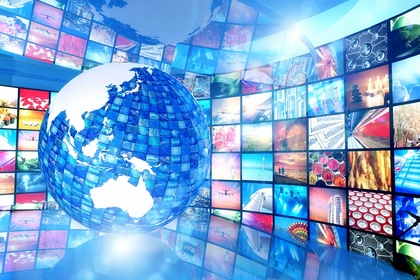
%> input picture matlab/images/background/PANA0701_a.jpg, 420 x 280 px, shrunk from 1200 x 800 before the run
$ octave chromakey_test.m   (GNU Octave 9; MATLAB toolbox functions it lacks are replaced by stand-ins)
%> lines starting %> are read from the running program, lines starting %| are printed output that depends on the picture; in (x1, y1, x2, y2) boxes, pixels count from 0 and x2, y2 are one past the last pixel; in counts of white or black regions, pixels touching at a corner belong together; the program's own positions count from 1
### matlab/fastboxfilter2d.m
%% Real-time chroma key filter
% Two-dimensional box filter.
%
%% Input data
% input - two-dimensional array,
% r - radius.
%% Output data
% output - two-dimensional array.
function [ output ] = fastboxfilter2d( input, r )
% params
h = size(input,1);
w = size(input,2);
output = zeros(h,w);
row = zeros(1,w);
col = zeros(1,h);

% applying to rows
for i=1:h
    for j=1:w
        row(1,j)=input(i,j);
    end
    output(i,:)=fastboxfilter(row, r);
end

% applying to columns
for i=1:w
    for j=1:h
        col(1,j)=output(j,i);
    end
    output(:,i)=fastboxfilter(col, r);
end
end

### matlab/fastboxfilter.m
%% Real-time chroma key filter
% One-dimensional box filter.
%
%% Input data
% input - one-dimensional array,
% r - radius.
%% Output data
% output - one-dimensional array.
function [ output ] = fastboxfilter( input, r )
% params
l = length(input);
output = zeros(1, l);
v = fix(r./2);
dl = l - v;

% box filter
s = sum(input(1,1:r));
output(1,1:v)=s./r;
for i=v+1:dl
    s=s-output(1,i-v)+input(1,i+v);
    output(1,i)=s./r;
end
for i=dl:l
    s=s-output(1,i-v)+input(1,i);
    output(1,i)=s./r;
end
end

### matlab/chromakey_test.m
%% Real-time chroma key filter
% Accurate real-time histogram based chroma key filter.
%
% The aim of this code example is to extract the green background, also
% called chroma key, and replace it with the background from a different
% image. In fact what we're doing is keying out a black and white mask
% from the green component of the foreground image and using it to mask
% any other background image.
%
%% Set params
close all;
clear all;
background = 'images/background/PANA0701_a.jpg';
foreground = 'images/foreground/PANA0701_b.jpg';
threshold1 = 150/255;   % object threshold
threshold2 = 200/255;   % shadow threshold
radius1 = 4;            % obejct blur radius
radius2 = 120;          % shadow blur radius
disp('Chromakeing')

%% Calculating matrices
bg = double(imread(background));
fg = double(imread(foreground));
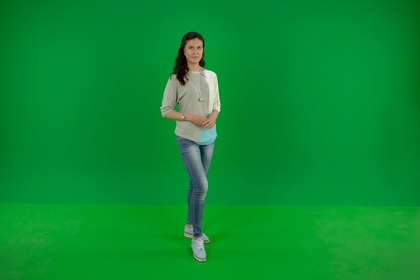
%> input picture matlab/images/foreground/PANA0701_b.jpg, 420 x 280 px, shrunk from 1200 x 800 before the run
fgR = fg(:,:,1); % red   channel
fgG = fg(:,:,2); % green channel
fgB = fg(:,:,3); % blue  channel

%% Grayscale model
% PAL/NTC fgY = 0.299 * fgR + 0.587 * fgG + 0.114 * fgB;
% AVG     fgY = 0.333 * fgR + 0.333 * fgG + 0.333 * fgB;
% HDTV    fgY = 0.213 * fgR + 0.715 * fgG + 0.072 * fgB;
% RYY     fgY = 0.500 * fgR + 0.419 * fgG + 0.081 * fgB;
fgY = 0.299 * fgR + 0.587 * fgG + 0.114 * fgB;
fgG_Y = mat2gray(fgG-fgY);
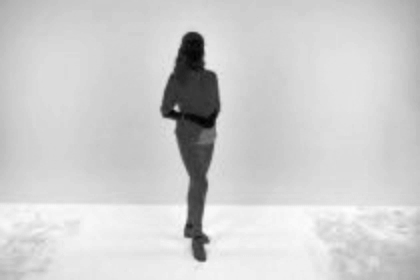
%> fgG_Y: size 280x420 double; min 0, max 1, mean 0.813

%% Plotting histogram
figure(1);
histo = hist(fgG_Y(:), 256);
%> histo = 256 values, max 7241 at index 215, min 0 at index 2, mean 459.4
plot([0:255], histo);
title('Histogram');
grid on;
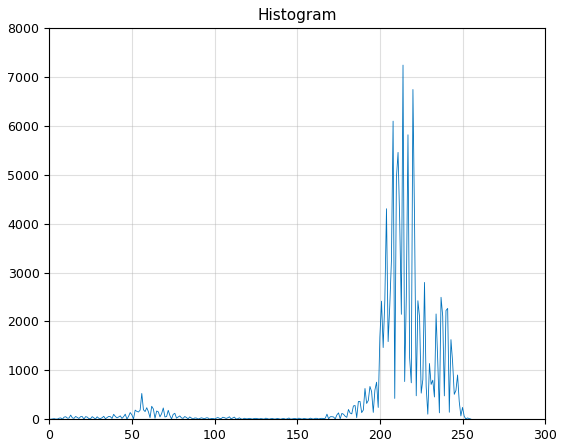
%> figure redrawn from the program's plot data; curve peaks at x = 214, y = 7241

%% Creating masks
% Applying thresholds
mask1 =                         (fgG_Y <= threshold1);
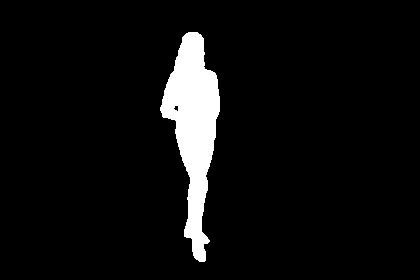
%> mask1: size 280x420 logical; 5.8% white; 1 white region, box (x1, y1, x2, y2) and area: (160, 32, 220, 262) 6846
mask2 = (threshold1 <= fgG_Y) & (fgG_Y <= threshold2);
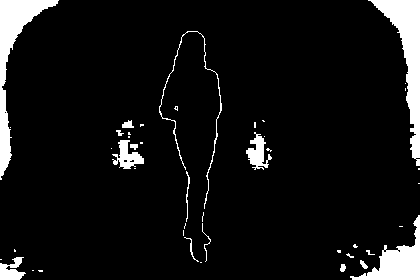
%> mask2: size 280x420 logical; 7.7% white; 44 white regions (29 under 20 px), largest, box (x1, y1, x2, y2) and area: (368, 0, 420, 166) 2698, (0, 0, 59, 180) 2448, (350, 215, 420, 280) 1632
% Applying box blur
mask1 = fastboxfilter2d(mask1, radius1);
%> after the loop in fastboxfilter2d, `for i=1:h`: row = 420 values from 0 to 0
%> after the loop in fastboxfilter2d, `for i=1:w`: col = 280 values, max 0 at index 1, min -3.08e-59 at index 97, mean -2.92e-60
mask2 = fastboxfilter2d(mask2, radius2);
%> call 2 of fastboxfilter2d, with r = 120
%> the loop in fastboxfilter2d (call 2), `for i=1:h` made 280 passes
%> after the loop in fastboxfilter2d (call 2), `for i=1:w`:
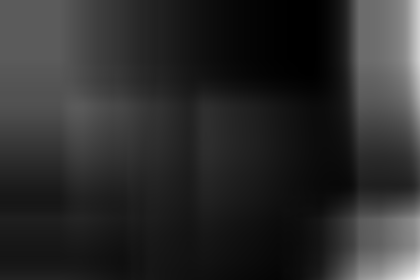
%> output: size 280x420 double; min -0.00202, max 0.38, mean 0.065; drawn with min black and max white
% Applying MATLAB box filter
% mask1 = imfilter(double(mask1), fspecial('average', [radius1, radius1]));
 %mask2 = imfilter(double(mask2), fspecial('average', [radius2, radius2]));

figure(2);
imshow(mask1);
title('Foreground object mask');

figure(3);
imshow(mask2);
title('Foreground shadow mask');

%% Blending images
final(:,:,1)=fg(:,:,1).*mask1 + bg(:,:,1).*(1-mask1).*(mask2)*0.5 + bg(:,:,1).*(1-mask1).*(1-mask2);
final(:,:,2)=fg(:,:,2).*mask1 + bg(:,:,2).*(1-mask1).*(mask2)*0.5 + bg(:,:,2).*(1-mask1).*(1-mask2);
final(:,:,3)=fg(:,:,3).*mask1 + bg(:,:,3).*(1-mask1).*(mask2)*0.5 + bg(:,:,3).*(1-mask1).*(1-mask2);
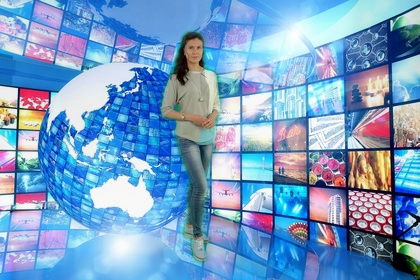
%> final: size 280x420x3 double; mean R, G, B 121.1, 159.7, 198.8; drawn with min black and max white

figure(4);
imshow(mat2gray(final));
title('Blended image');
disp('Done')
